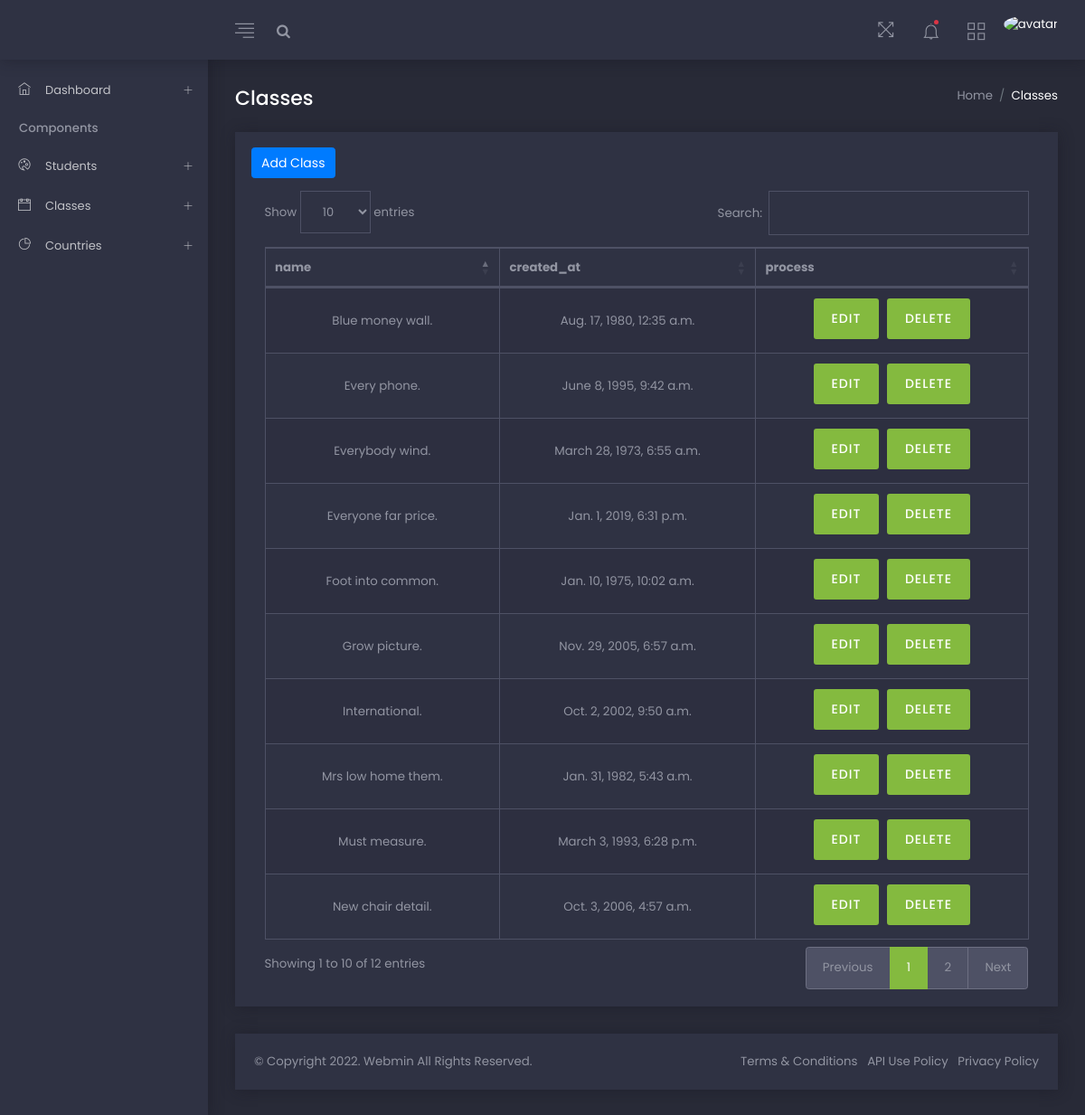
Page /classes on the committed database.
### school/models.py (models this page shows, shortened)
class Class(models.Model):
    class_name =  models.CharField(max_length=20 , blank=True,null=True)
    created_at = models.DateTimeField(auto_now_add=True)
    updated_at = models.DateTimeField(auto_now=True)

### school/views.py (the view)
# urls.py: path('classes', views.list_class,name='classes'),
def list_class(request):
    classes = Class.objects.all()
    context = {
        'classes': classes,
    }
    return render(request, 'pages/classes/list_classes.html', context)

### templates/pages/classes/list_classes.html (shortened to what this page needs)
{%extends 'parts/base.html'%}
{%load static%}
{% load crispy_forms_tags %}
{%block content%}
<div class="content-wrapper">
    <div class="page-title">
        <div class="row">
            <div class="col-sm-6">
                <h4 class="mb-0"> Classes</h4>
            </div>
            <div class="col-sm-6">
                <ol class="breadcrumb pt-0 pr-0 float-left float-sm-right">
                    <li class="breadcrumb-item"><a href="index.html" class="default-color">Home</a></li>
                    <li class="breadcrumb-item active">Classes</li>
                </ol>
            </div>
        </div>
    </div>
    <div class="row">
        <div class="col-xl-12 mb-30">
            <div class="card card-statistics h-100">
                <div class="card-body">
                    <a class="btn btn-primary mb-3" href="{%url 'add_class'%}">Add Class</a>
                    <div class="table-responsive">
                        <table class="mb-0 table table-bordered table-3 text-center table-striped" id="table_id">
                            <thead>
                            <tr>
                                <th>name</th>
                                <th>created_at</th>
                                <th>process</th>
                            </tr>
                            </thead>
                            <tbody>
                            {%for class in classes%}
                            <tr>
                                <td>{{class.class_name}}</td>
                                <td>{{class.created_at}}</td>
                                <td>
                                    <a class="button small" href="{% url 'update_class' class.id %}">edit</a>
                                    <a class="button small" href="{% url 'delete_class' class.id %}">delete</a>
                                </td>
                            </tr>
                            {%endfor%}
                            </tbody>
                        </table>
                    </div>
                </div>
            </div>
        </div>
    </div>
{% endblock %}

### rows in the picture
Class: class_name "Everybody wind.", created_at "March 28, 1973, 6:55 a.m."
Class: class_name "New chair detail.", created_at "Oct. 3, 2006, 4:57 a.m."
Class: class_name "Foot into common.", created_at "Jan. 10, 1975, 10:02 a.m."
Class: class_name "International.", created_at "Oct. 2, 2002, 9:50 a.m."
Class: class_name "Must measure.", created_at "March 3, 1993, 6:28 p.m."
Class: class_name "Grow picture.", created_at "Nov. 29, 2005, 6:57 a.m."
Class: class_name "Mrs low home them.", created_at "Jan. 31, 1982, 5:43 a.m."
Class: class_name "Blue money wall.", created_at "Aug. 17, 1980, 12:35 a.m."
Class: class_name "Everyone far price.", created_at "Jan. 1, 2019, 6:31 p.m."
Class: class_name "Every phone.", created_at "June 8, 1995, 9:42 a.m."
